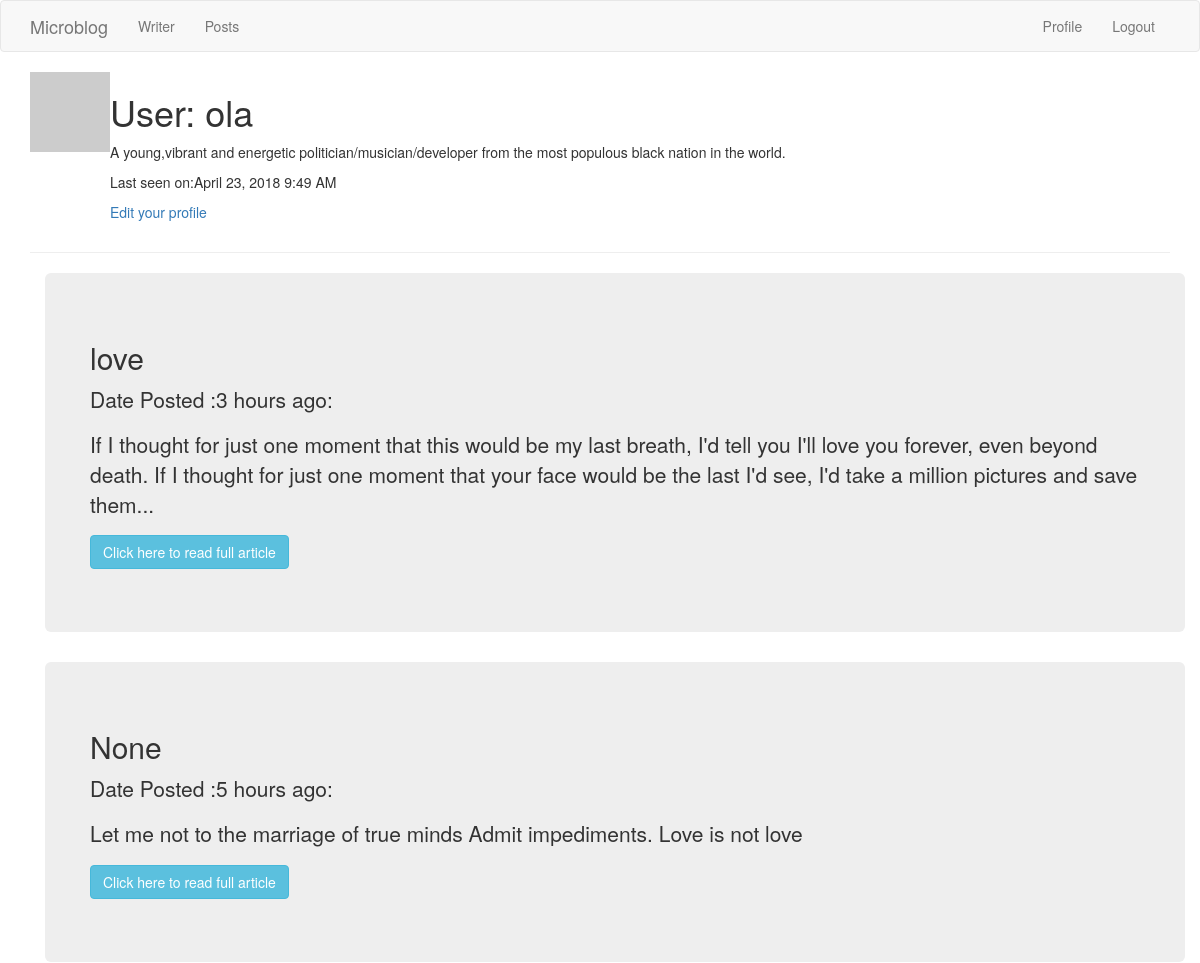
Before: /user/ola (signed in, upper part) with the older database file.
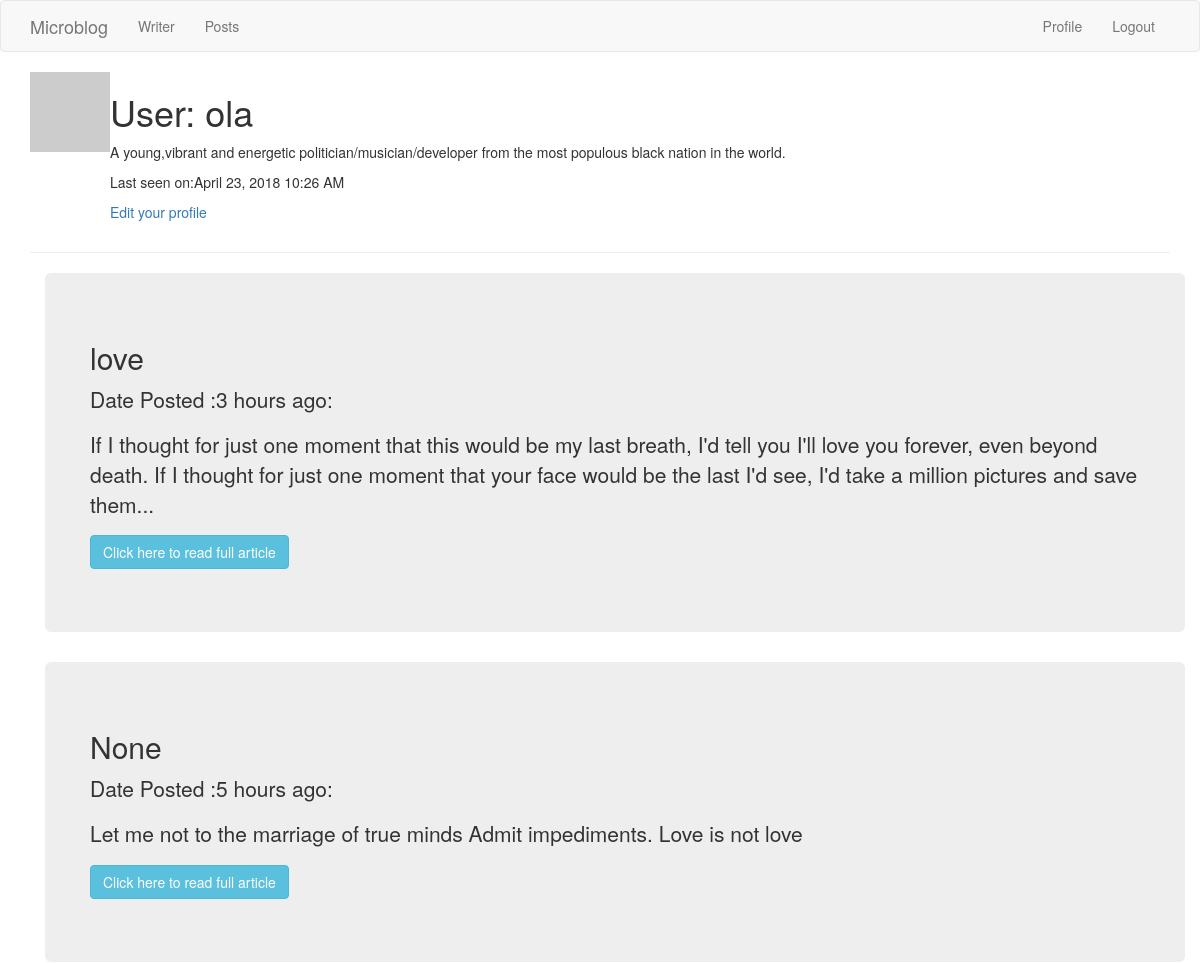
After: the same page with the newer database file.
### app/models.py (models this page shows, shortened)
class User(UserMixin, db.Model):
    id = db.Column(db.Integer, primary_key = True)
    username = db.Column(db.String(64), index =True, unique=True)
    email = db.Column(db.String(120), index=True,unique = True)
    password_hash = db.Column(db.String(128))
    posts = db.relationship('Post', backref ='author',lazy = 'dynamic')
    about_me = db.Column(db.String(140))
    last_seen = db.Column(db.DateTime, default = datetime.utcnow)
    def avatar(self, size):
        digest = md5(self.email.lower().encode('utf-8')).hexdigest()
        return 'https://www.gravatar.com/avatar/{}?d=identicon&s={}'.format(
            digest, size)

### app/main/routes.py (the view)
@bp.route('/user/<username>')
@login_required
def user(username):
    user = User.query.filter_by(username=username).first_or_404()
    page = request.args.get('page', 1, type=int)
    posts = user.posts.order_by(Post.timestamp.desc()).paginate(
        page, current_app.config['POSTS_PER_PAGE'], False)
    next_url = url_for('main.user', username=user.username, page=posts.next_num) \
        if posts.has_next else None
    prev_url = url_for('main.user', username=user.username, page=posts.prev_num) \
        if posts.has_prev else None
    return render_template('user.html', user=user, posts=posts.items,
                           next_url=next_url, prev_url=prev_url)

### app/main/routes.py (called while the page is built)
@bp.before_request
def before_request():
    if current_user.is_authenticated:
        current_user.last_seen = datetime.utcnow()
        db.session.commit()

### app/models.py (called while the page is built)
@login.user_loader
def load_user(id):
    return User.query.get(int(id))

### app/templates/user.html (shortened to what this page needs)
{% extends "base.html"%}
{% block app_content %}
<table>
      <tr valign="top">
          <td><img src="{{ user.avatar(128) }}"></td>
          <td>
            <h1>User: {{ user.username }}</h1>
            {% if user.about_me %}<p>{{user.about_me}}</p>{%  endif %}
            {% if user.last_seen %} <p>Last seen on:{{ moment(user.last_seen).format('LLL')}}</p>{% endif %}
            {% if user == current_user %}
            <p><a href ="{{url_for('main.edit_profile')}}">Edit your profile</a></p>
            {% endif %}
          </td>
      </tr>
  </table>
<hr>
{% for post in posts %}
  {% include '_post.html'%}
{% endfor %}
{% endblock %}

Changed rows visible on the page:
changed User "ola": last_seen "April 23, 2018 9:49 AM" → "April 23, 2018 10:26 AM"
